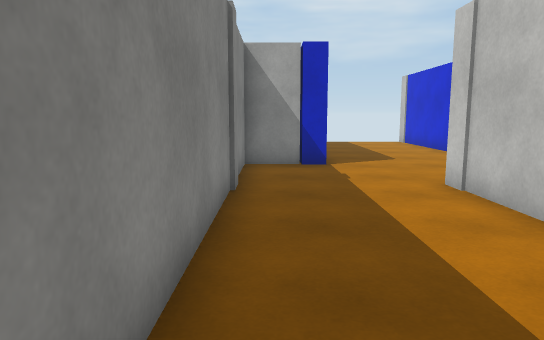
[1] (above)

24 first-person views from a walk through a scene from a Unity 3-D project. The camera is 1.4 m above the floor, tilts 8° down and sees 70° across. The floor is counted in squares, 1 m on a side. Each view is taken from the middle of a square. On the plan, view 1 faces up. The plan holds only what a view shows up to about 16 squares ahead; the rest is blank. The place goes on beyond the plan. The player character is not drawn. Surface patterns are stand-ins for the level's own textures.

[2]
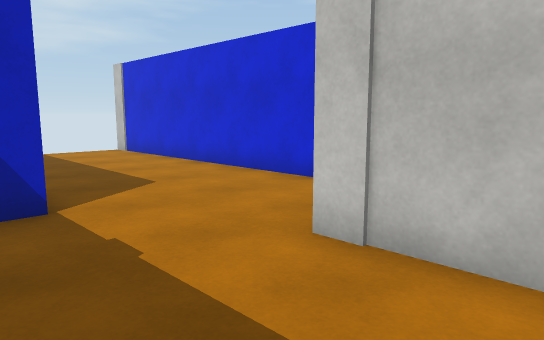

[3]
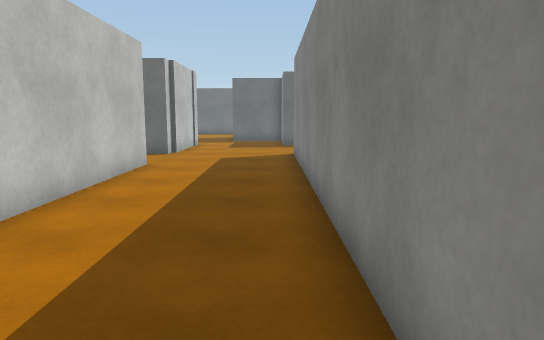

[4]
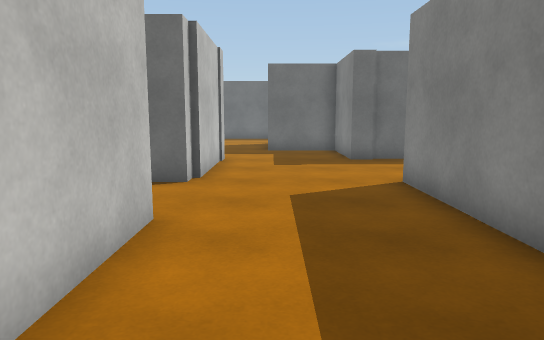

[5]
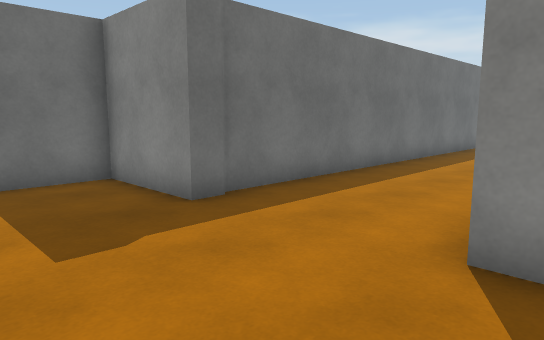

[6]
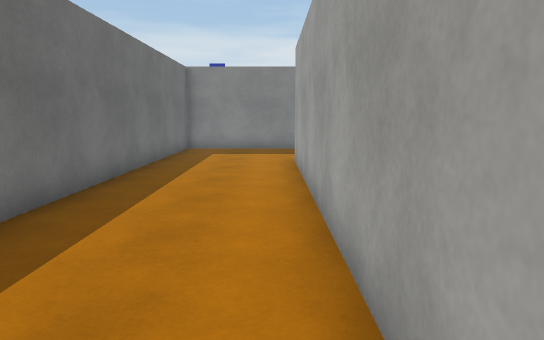

[7]
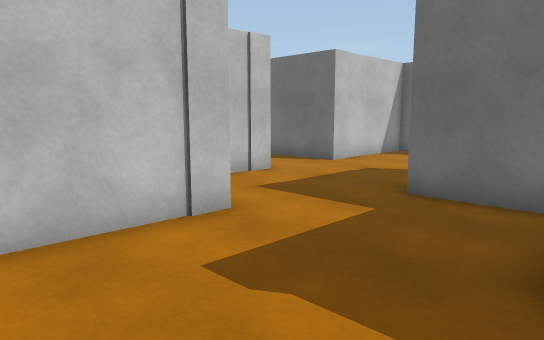

[8]
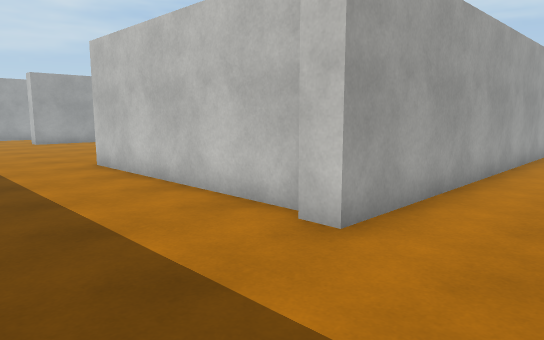

[9]
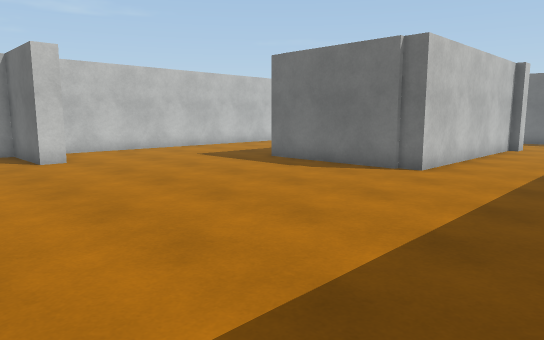

[10]
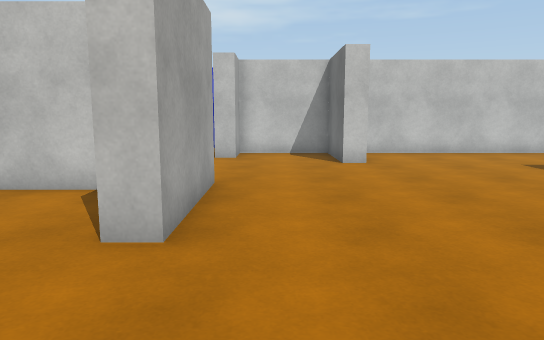

[11]
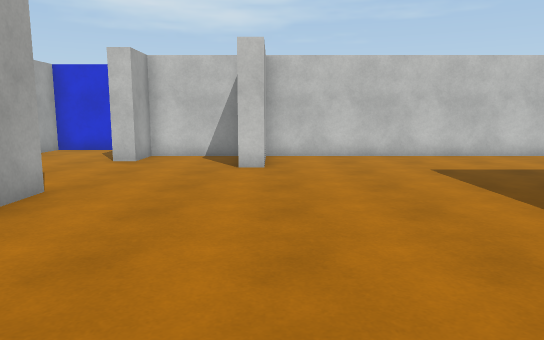

[12]
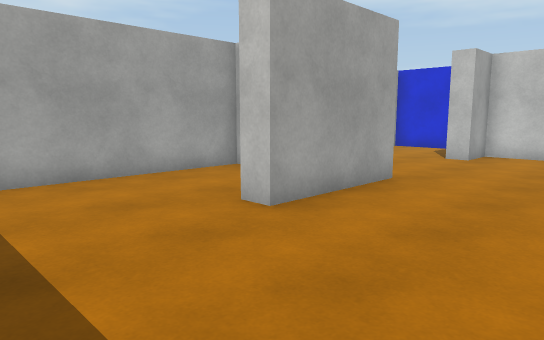

[13]
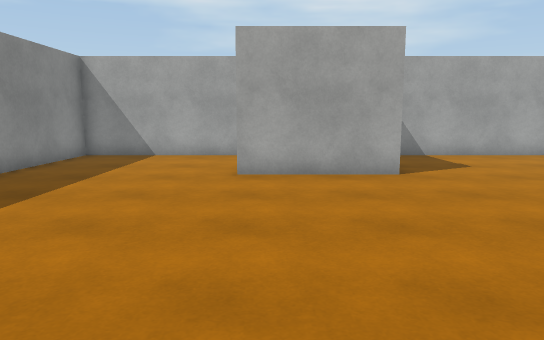

[14]
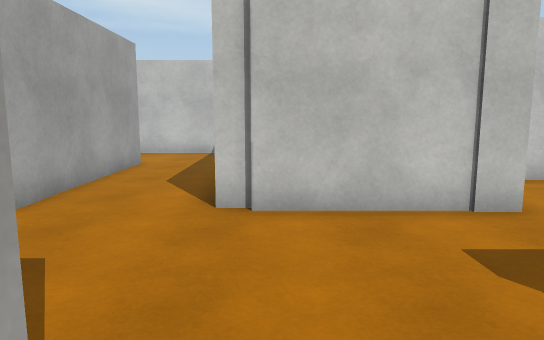

[15]
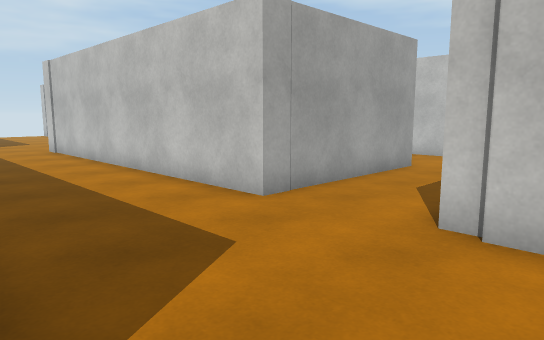

[16]
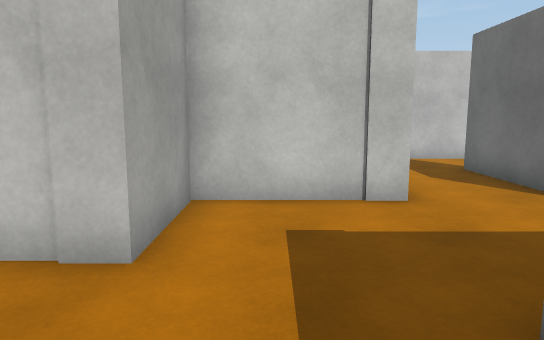

[17]
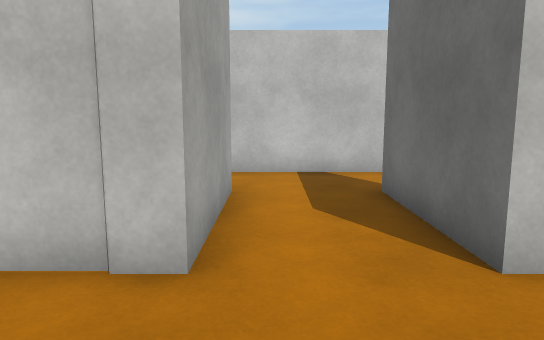

[18]
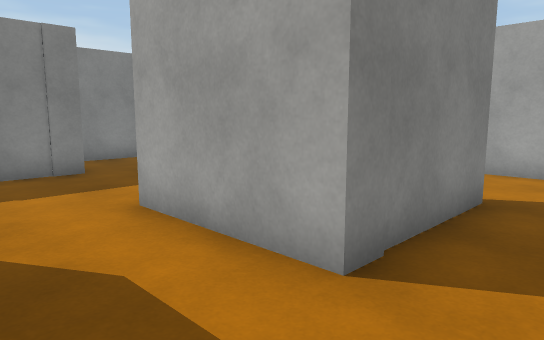

[19]
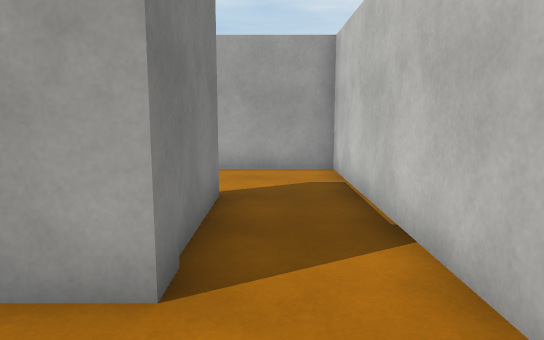

[20]
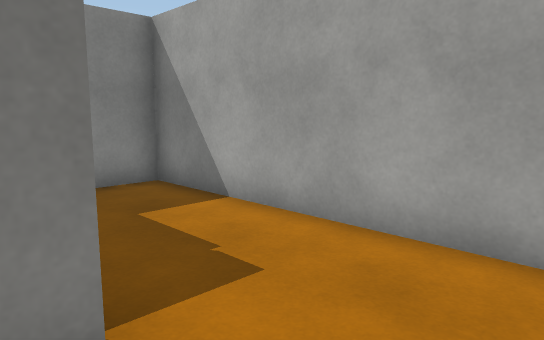

[21]
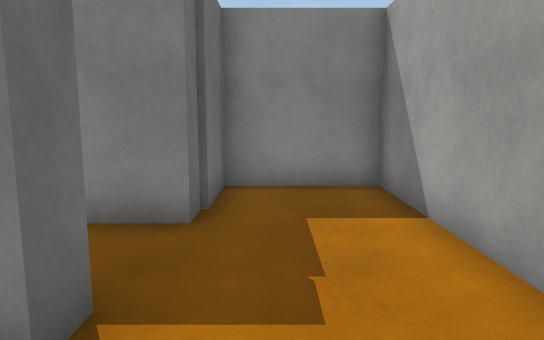

[22]
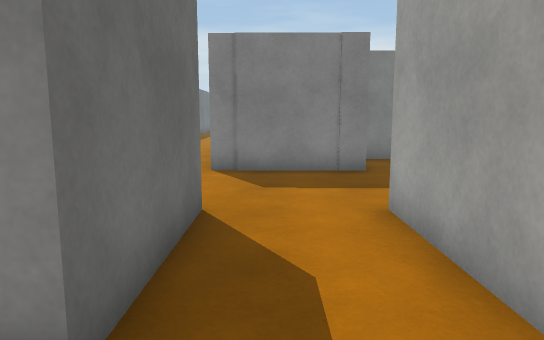

[23]
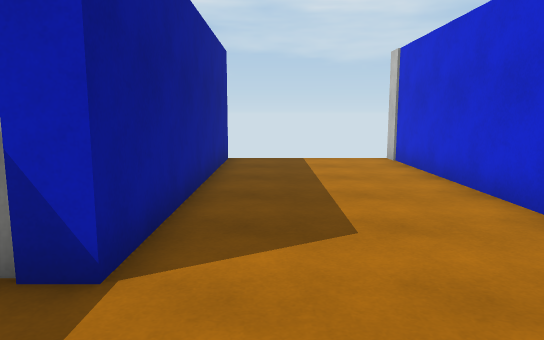

[24]
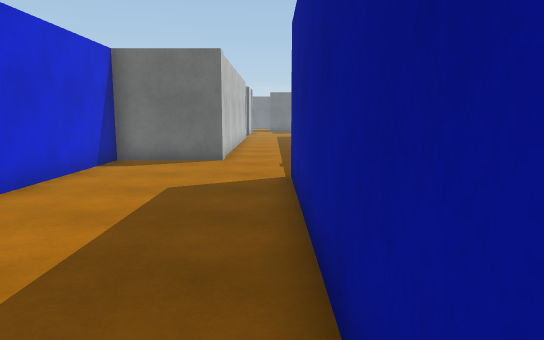

### Floor plan
Points are (right, up) in squares from view 1. A wall is a line through its corners. A room is listed if a view was taken in it or the views show most of it. See-through windows are left out.
Room 1 (views 1, 2, 3, 4, 5, 6, 7, 8, 9, 10, 11, 12, 13, 14, 15, 16, 17, 18, 19, 20, 21, 22, 23, 24)
walls: (-1.5, -2.5) (-1.5, 7.2); (-3, 7.2) (-4.6, 7.2) (-4.6, 7.9) (-1.5, 7.9) (-1.5, 11.2) (-3.1, 11.2) (-3.1, 12); (-1.6, -7.3) (-13.1, -7.3) (-13.1, -6.5); (3.6, -4.1) (3.6, 7.9) (6.9, 7.9) (6.9, 20.9); (-7.9, 11.2) (-11.8, 11.2) (-11.8, 12); (-12.7, -6.6) (-12.7, 1.5) (-7.4, 1.5); (3.8, -7.8) (3.8, -7.1); (-1.2, -11.3) (-0.5, -11.3) (-0.5, -14.6) (2.1, -14.6) (2.1, -18.5); (-8.7, 13.2) (-8.7, 15.7) (-17.5, 15.7); (0.9, 13.5) (0.9, 15.7) (-6.5, 15.7); (9.2, -11.3) (10.1, -11.3) (10.1, -15.2) (6.4, -15.2) (6.4, -11.7) (3.6, -11.7) (3.6, -7.6); (-17.1, -11.6) (-1.2, -11.6); (1.6, 20.8) (1.6, 11.2) (-0.8, 11.2) (-0.8, -7.2); (6.4, -18.5) (6.4, -18.1) (10.1, -18.1) (10.1, -18.5); (12.6, -18.5) (12.6, -7.8) (4.3, -7.8) (4.3, -11) (7.1, -11) (7.1, -12.5)
ways out: opening at (4, -5.5)

Where each view was taken, in squares from view 1:
view 1: 0 up, 0 right, facing up
view 2: 5 up, 0 right, facing up-right
view 3: 7 up, 0 right, facing down
view 4: 1 up, 2 right, facing down
view 5: 6 down, 3 right, facing down-left
view 6: 8 down, 1 left, facing left
view 7: 8 down, 1 left, facing down-right
view 8: 10 down, 17 left, facing up-right
view 9: 11 up, 17 left, facing down-right
view 10: 10 up, 16 left, facing right
view 11: 7 up, 15 left, facing right
view 12: 7 up, 16 left, facing up-right
view 13: 2 up, 11 left, facing up
view 14: 8 down, 2 left, facing right
view 15: 9 down, 1 left, facing up-right
view 16: 13 down, 0 right, facing right
view 17: 16 down, 3 right, facing right
view 18: 18 down, 12 right, facing up-left
view 19: 18 down, 11 right, facing up
view 20: 12 down, 12 right, facing up-left
view 21: 10 down, 12 right, facing left
view 22: 17 down, 12 right, facing left
view 23: 8 up, 3 right, facing up
view 24: 20 up, 2 right, facing down
